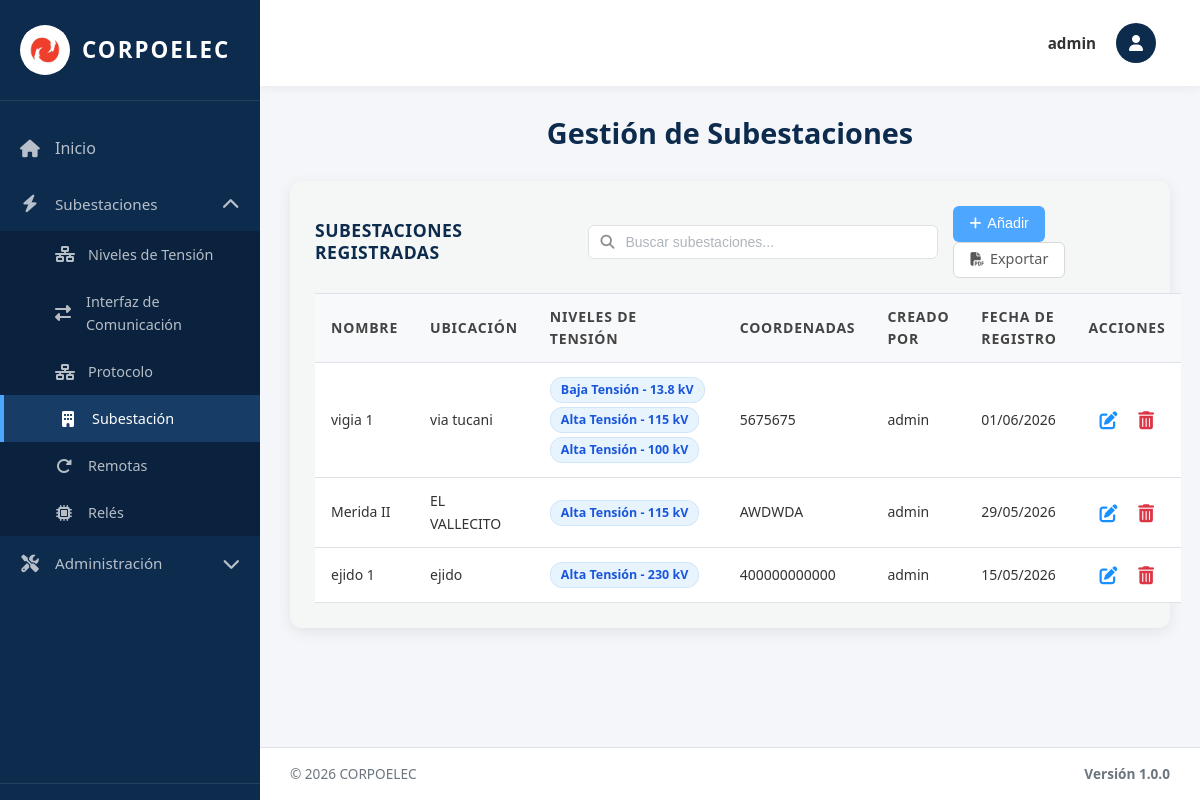
The app's page /subestaciones/ (signed in) with its own data.
### equipos/models.py (models this page shows, shortened)
class Subestacion(models.Model):
    Id_Sub_est = models.AutoField(primary_key=True)  # Identificador único
    Id_Ten = models.ForeignKey(NivelTension, on_delete=models.SET_NULL, null=True, blank=True, related_name='subestaciones')  # Nivel de tensión principal (legacy / primer nivel seleccionado)
    Niveles_Ten = models.ManyToManyField("NivelTension", blank=True, related_name='subestaciones_multiples')  # Niveles de tensión asociados (una subestación puede tener varios)
    Nombre = models.CharField(max_length=100)  # Nombre de la subestación
    Ubicación = models.CharField(max_length=200)  # Dirección o ubicación física
    Coordenadas = models.CharField(max_length=100, blank=True, verbose_name='Coordenadas')  # Coordenadas GPS (opcional)
    Fecha_Reg = models.DateField(auto_now_add=True)  # Fecha de registro automática
    creado_por = models.ForeignKey(User, on_delete=models.SET_NULL, null=True, blank=True, related_name='subestaciones_creadas')  # Usuario que creó el registro
    class Meta:
        verbose_name = 'Subestación'
        verbose_name_plural = 'Subestaciones'
        ordering = ['Id_Sub_est']  # Orden por ID ascendente

class NivelTension(models.Model):
    TIPO_CHOICES = [
        ('AT', 'Alta Tensión'),
        ('MT', 'Media Tensión'),
        ('BT', 'Baja Tensión'),
    ]
    NIVEL_CHOICES = [
        ('230kV', '230 kV'),
        ('115kV', '115 kV'),
        ('34.5kV', '34.5 kV'),
        ('13.8kV', '13.8 kV'),
    ]
    Id_Ten = models.AutoField(primary_key=True)  # Identificador único
    Tipo_ten = models.CharField(max_length=5, choices=TIPO_CHOICES, default='AT')  # Tipo de tensión (AT/MT/BT)
    Nivel = models.CharField(max_length=10, choices=NIVEL_CHOICES)  # Valor del nivel (115kV, 34.5kV, etc.)
    Fecha_Reg = models.DateField(auto_now_add=True)  # Fecha de registro automática
    creado_por = models.ForeignKey(User, on_delete=models.SET_NULL, null=True, blank=True, related_name='niveles_tension_creados')  # Usuario que creó el registro
    class Meta:
        verbose_name = 'Nivel de Tensión'
        verbose_name_plural = 'Niveles de Tensión'
        ordering = ['Id_Ten']  # Orden por ID ascendente

### equipos/views.py (the view, shortened to what this page needs)
# urls.py: path('subestaciones/', subestaciones_view, name='subestaciones'),
@no_cache
@login_required(login_url='/login/')
def subestaciones_view(request):
    subestaciones_list = Subestacion.objects.prefetch_related('Niveles_Ten').all().order_by('-Fecha_Reg', '-Id_Sub_est')
    paginator = Paginator(subestaciones_list, 10)
    page_number = request.GET.get('page')
    page_obj = paginator.get_page(page_number)
    tensiones = NivelTension.objects.all().order_by('Nivel')
    context = {
        'title': 'Subestaciones',
        'page_obj': page_obj,
        'tensiones': tensiones,
        'is_admin': request.user.is_superuser,
        'puede_crear': puede_crear(request),
        'puede_actualizar': puede_actualizar(request),
        'puede_eliminar': puede_eliminar(request),
    }
    return render(request, 'subestaciones.html', context)

### equipos/context_processors.py (called while the page is built, shortened)
def permisos_usuario(request):
    if request.user.is_superuser:
        return {
            'permisos_usuario': {'crear': True, 'actualizar': True, 'eliminar': True},
            'puede_crear': True,
            'puede_actualizar': True,
            'puede_eliminar': True,
        }

### templates/subestaciones.html (shortened to what this page needs)
{% extends 'base.html' %}
{% load static %}
{% block content %}
<div class="welcome-text">
  <h2>Gestión de Subestaciones</h2>
</div>
<div class="table-section">
<div class="table-header">
  <h3>Subestaciones Registradas</h3>
  <div class="search-container">
    <input type="text" class="search-input" id="searchInput" placeholder="Buscar subestaciones..." onkeyup="filterTable()">
  </div>
  <div class="action-buttons">
    {% if puede_crear %}
    <button type="button" class="btn btn-primary btn-add-top" onclick="abrirAddModal()">
      <i class="fas fa-plus"></i> Añadir
    </button>
    {% endif %}
    <a href="{% url 'exportar_subestaciones_pdf' %}" class="btn btn-secondary btn-add-top">
      <i class="fas fa-file-pdf"></i> Exportar
    </a>
  </div>
</div>
    {% if page_obj.paginator.count > 0 %}
     <table class="data-table">
<thead>
           <tr>
             <th>Nombre</th>
             <th>Ubicación</th>
             <th>Niveles de Tensión</th>
             <th>Coordenadas</th>
             {% if is_admin %}<th>Creado Por</th>{% endif %}
             <th>Fecha de Registro</th>
             <th>Acciones</th>
           </tr>
         </thead>
      <tbody>
        {% for sub in page_obj %}
        <tr>
          <td>{{ sub.Nombre }}</td>
          <td>{{ sub.Ubicación }}</td>
            <td>
              {% for nivel in sub.Niveles_Ten.all %}
                <span class="nivel-chip">{{ nivel.get_Tipo_ten_display }} - {{ nivel.get_Nivel_display }}</span>
              {% empty %}
                {% if sub.Id_Ten %}<span class="nivel-chip">{{ sub.Id_Ten.get_Tipo_ten_display }} - {{ sub.Id_Ten.get_Nivel_display }}</span>{% else %}—{% endif %}
              {% endfor %}
            </td>
          <td>{{ sub.Coordenadas|default:"—" }}</td>
          {% if is_admin %}<td>{{ sub.creado_por.username|default:"Sistema" }}</td>{% endif %}
          <td>{{ sub.Fecha_Reg|date:"d/m/Y" }}</td>
<td class="actions-cell">
              {% if puede_actualizar %}
              <button type="button" class="btn-icon btn-edit" title="Editar" onclick="openEditModal({{ sub.Id_Sub_est }}, '{{ sub.Nombre|escapejs }}', '{{ sub.Ubicación|escapejs }}', '{% for nivel in sub.Niveles_Ten.all %}{{ nivel.Id_Ten }}{% if not forloop.last %},{% endif %}{% endfor %}', '{{ sub.Coordenadas|escapejs }}')">
                <i class="fas fa-edit"></i>
              </button>
              {% endif %}
              {% if puede_eliminar %}
              <form method="post" style="display: inline;" onsubmit="return confirmarEliminacion(this);">
               <button type="submit" class="btn-icon btn-delete" title="Eliminar">
                 <i class="fas fa-trash-alt"></i>
               </button>
              </form>
              {% endif %}
            </td>
        </tr>
        {% endfor %}
      </tbody>
     </table>
    {% else %}
    <p class="no-data">No hay subestaciones registradas.</p>
    {% endif %}
  </div>
{% endblock %}

### templates/base.html (shortened to what this page needs)
{% load static %}
<!DOCTYPE html>
<html lang="es">
<head>
  <link rel="stylesheet" href="https://cdnjs.cloudflare.com/ajax/libs/font-awesome/6.4.0/css/all.min.css">
  <link rel="stylesheet" href="{% static 'css/global.css' %}">
 </head>
<body>
  <div class="layout-wrapper">
    <aside class="sidebar" id="sidebar">
      <div class="sidebar-brand" onclick="toggleSidebar()">
        <div class="sidebar-logo">
          <img src="{% static 'img/logo.jpg' %}" alt="Corpoelec">
        </div>
        <span class="sidebar-brand-text">Corpoelec</span>
      </div>
 <nav class="sidebar-nav">
        <a href="{% url 'index' %}" class="{% if request.path == '/' %}active{% endif %}" onclick="closeMobileSidebar()">
          <i class="fas fa-home"></i>
          <span>Inicio</span>
        </a>
         <div class="sidebar-dropdown {% if request.path == '/subestaciones/' or request.path == '/tensiones/' or request.path == '/interfaces/' or request.path == '/protocolo/' or request.path == '/reles/' or request.path == '/remotas/' %}active{% endif %}">
          <a href="#" class="dropdown-toggle" onclick="toggleDropdown(event, 'subestaciones-dropdown')">
            <i class="fas fa-bolt"></i>
            <span>Subestaciones</span>
            <i class="fas fa-chevron-down dropdown-arrow"></i>
          </a>
           <div class="dropdown-menu" id="subestaciones-dropdown">
             <a href="{% url 'tensiones' %}" class="{% if request.path == '/tensiones/' %}active{% endif %}" onclick="closeMobileSidebar()">
               <i class="fas fa-network-wired"></i>
               <span>Niveles de Tensión</span>
             </a>
               <a href="{% url 'interfaces' %}" class="{% if request.path == '/interfaces/' %}active{% endif %}" onclick="closeMobileSidebar()">
                 <i class="fas fa-exchange-alt"></i>
                 <span>Interfaz de Comunicación</span>
               </a>
               <a href="{% url 'protocolo' %}" class="{% if request.path == '/protocolo/' %}active{% endif %}" onclick="closeMobileSidebar()">
                 <i class="fas fa-network-wired"></i>
                 <span>Protocolo</span>
               </a>
               <a href="{% url 'subestaciones' %}" class="{% if request.path == '/subestaciones/' %}active{% endif %}" onclick="closeMobileSidebar()">
               <i class="fas fa-building"></i>
               <span>Subestación</span>
             </a>
             <a href="{% url 'remotas' %}" class="{% if request.path == '/remotas/' %}active{% endif %}" onclick="closeMobileSidebar()">
               <i class="fas fa-redo-alt"></i>
               <span>Remotas</span>
             </a>
             <a href="{% url 'reles' %}" class="{% if request.path == '/reles/' %}active{% endif %}" onclick="closeMobileSidebar()">
               <i class="fas fa-microchip"></i>
               <span>Relés</span>
              </a>
            </div>
         </div>
           {% if user.is_staff %}
           <div class="sidebar-dropdown {% if request.path == '/bitacora/' or request.path == '/admin/restaurar/' or request.path == '/admin/backup/' or request.path == '/admin/usuarios/' %}active{% endif %}">
             <a href="#" class="dropdown-toggle" onclick="toggleDropdown(event, 'admin-dropdown')">
               <i class="fas fa-tools"></i>
               <span>Administración</span>
               <i class="fas fa-chevron-down dropdown-arrow"></i>
             </a>
           </div>
           {% endif %}
        </nav>
        <div class="sidebar-bottom">
        </div>
      </aside>
    <main class="main-content" id="mainContent">
      <nav class="navbar">
        <div class="navbar-user">
          <div class="navbar-user-trigger" onclick="toggleUserMenu(event)">
            <div class="navbar-user-name">
              {% if user.first_name %}{{ user.first_name }}{% else %}{{ user.username }}{% endif %}
            </div>
            <div class="navbar-user-avatar">
              <i class="fas fa-user"></i>
            </div>
          </div>
         </div>
       </nav>
      <div class="content-area">
        {% block content %}{% endblock %}
      </div>
      <footer class="footer">
        <div class="footer-left">
          <span>© 2026 CORPOELEC</span>
        </div>
        <div class="footer-version">Versión 1.0.0</div>
      </footer>
    </main>
  </div>
</body>
</html>

### static/css/global.css (style rules this page uses)
body { font-size: 16px; font-weight: 400; color: #333; font-family: 'Open Sans', 'Segoe UI', Arial, sans-serif; line-height: 1.6; }
h1, h2, h3, .welcome-text h2 { font-size: 26px; font-weight: 700; color: #002D5A; margin: 0 0 20px 0; line-height: 1.2; }
.data-table thead th { font-size: 14px !important; font-weight: 700 !important; text-transform: uppercase !important; color: #444 !important; letter-spacing: 0.8px; padding: 12px 16px !important; background: #f8f9fa !important; border-top: 1px solid #dee2e6 !important; border-bottom: 1px solid #dee2e6 !important; }
.data-table thead { background: #f8f9fa !important; }
.data-table tbody td { font-size: 14px !important; font-weight: 400 !important; color: #333 !important; padding: 12px 16px !important; background: #fff !important; border-bottom: 1px solid #dee2e6 !important; }
.btn-primary, .btn-add-top { font-size: 14px !important; font-weight: 500 !important; border-radius: 8px !important; padding: 10px 20px !important; display: inline-flex; align-items: center; gap: 6px; }
.btn-icon { font-size: 18px !important; display: inline-flex; align-items: center; justify-content: center; padding: 6px !important; }
.btn-delete, .btn-delete i { color: #DC3545 !important; }
.btn-edit, .btn-edit i { color: #1890ff !important; }
.data-table { border-collapse: collapse; width: 100%; background: #fff; }
.data-table tbody tr { transition: background 0.15s ease; background: #fff; }
.data-table th, .data-table td { padding-top: 12px !important; padding-bottom: 12px !important; }
.form-control, input[type="text"], input[type="email"], select, textarea { font-size: 14px; font-weight: 400; color: #333; }
a { color: #1890ff; text-decoration: none; font-weight: 500; }

### templates/subestaciones.html (style rules this page uses)
.table-section { background: #f4f7f6; padding: 25px; border-radius: 12px; box-shadow: 0 4px 15px rgba(0, 0, 0, 0.08); }
.table-header { display: flex; justify-content: space-between; align-items: center; margin-bottom: 15px; gap: 15px; }
.table-header h3 { margin: 0; color: var(--blue-dark); width: 280px; }
.search-container { position: relative; display: flex; align-items: center; }
.search-input { width: 350px; padding: 8px 12px 8px 36px; border: 1px solid #dee2e6; border-radius: 6px; font-size: 14px; color: #333; background: #fff; transition: border-color 0.3s ease; }
.search-input::placeholder { color: #adb5bd; }
.nivel-chip { display: inline-block; background: #e8f4fd; color: #1a56db; border: 1px solid #cfe6fb; border-radius: 12px; padding: 2px 10px; margin: 2px 3px 2px 0; font-size: 0.78rem; font-weight: 600; white-space: nowrap; }
.data-table { width: 100%; border-collapse: collapse; }
.data-table thead { background: var(--gray-100); }
.data-table th { font-weight: 600; color: var(--blue-dark); font-size: 0.9rem; text-transform: uppercase; letter-spacing: 0.5px; }
.btn-primary { background: var(--blue-accent); color: var(--white); padding: 10px 24px; border-radius: 6px; border: none; font-size: 0.95rem; cursor: pointer; transition: background 0.3s ease; }
.btn-icon { background: transparent; border: none; cursor: pointer; font-size: 1.1rem; padding: 6px; border-radius: 4px; transition: all 0.2s ease; display: inline-flex; align-items: center; justify-content: center; }
.btn-edit { color: var(--blue-accent); }
.btn-delete { color: var(--red-accent); }
.actions-cell { white-space: nowrap; }
.btn { padding: 10px 20px; border-radius: 6px; text-decoration: none; font-size: 0.9rem; font-weight: 400; cursor: pointer; border: none; transition: all 0.2s; }
.btn-secondary { background: #fff; color: #595959; border: 1px solid #d9d9d9; }

### records on screen
Subestacion: Nombre "vigia 1", Ubicación "via tucani", Coordenadas "5675675", creado_por.username "admin", Fecha_Reg "01/06/2026"
NivelTension: Tipo_ten "Baja Tensión", Nivel "13.8 kV"
NivelTension: Tipo_ten "Alta Tensión", Nivel "115 kV"
NivelTension: Tipo_ten "Alta Tensión", Nivel "100 kV"
Subestacion: Nombre "Merida II", Ubicación "EL VALLECITO", Coordenadas "AWDWDA", creado_por.username "admin", Fecha_Reg "29/05/2026"
Subestacion: Nombre "ejido 1", Ubicación "ejido", Coordenadas "400000000000", creado_por.username "admin", Fecha_Reg "15/05/2026"
NivelTension: Tipo_ten "Alta Tensión", Nivel "230 kV"

### other values on screen
{{ user.username }} "admin"
